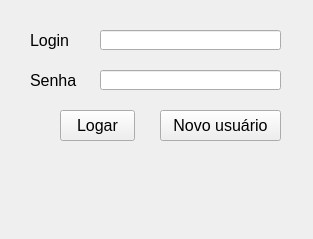
<?xml version="1.0" encoding="UTF-8"?>
<ui version="4.0">
 <class>login</class>
 <widget class="QMainWindow" name="login">
  <property name="geometry">
   <rect>
    <x>0</x>
    <y>0</y>
    <width>313</width>
    <height>239</height>
   </rect>
  </property>
  <property name="font">
   <font>
    <pointsize>12</pointsize>
   </font>
  </property>
  <property name="windowTitle">
   <string>Login</string>
  </property>
  <property name="windowIcon">
   <iconset>
    <normaloff>criar_conta_usuario.png</normaloff>criar_conta_usuario.png</iconset>
  </property>
  <widget class="QWidget" name="centralwidget">
   <widget class="QPushButton" name="btn_logar">
    <property name="geometry">
     <rect>
      <x>60</x>
      <y>110</y>
      <width>75</width>
      <height>31</height>
     </rect>
    </property>
    <property name="cursor">
     <cursorShape>PointingHandCursor</cursorShape>
    </property>
    <property name="text">
     <string>Logar</string>
    </property>
    <property name="icon">
     <iconset>
      <normaloff>criar_conta_usuario.png</normaloff>criar_conta_usuario.png</iconset>
    </property>
   </widget>
   <widget class="QLineEdit" name="lineEdit_senha">
    <property name="geometry">
     <rect>
      <x>100</x>
      <y>70</y>
      <width>181</width>
      <height>20</height>
     </rect>
    </property>
    <property name="echoMode">
     <enum>QLineEdit::Password</enum>
    </property>
    <property name="readOnly">
     <bool>false</bool>
    </property>
   </widget>
   <widget class="QLabel" name="login_lbl">
    <property name="geometry">
     <rect>
      <x>30</x>
      <y>30</y>
      <width>51</width>
      <height>21</height>
     </rect>
    </property>
    <property name="text">
     <string>Login</string>
    </property>
   </widget>
   <widget class="QLabel" name="senha_lbl">
    <property name="geometry">
     <rect>
      <x>30</x>
      <y>70</y>
      <width>51</width>
      <height>21</height>
     </rect>
    </property>
    <property name="text">
     <string>Senha</string>
    </property>
   </widget>
   <widget class="QLineEdit" name="lineEdit_login">
    <property name="geometry">
     <rect>
      <x>100</x>
      <y>30</y>
      <width>181</width>
      <height>20</height>
     </rect>
    </property>
   </widget>
   <widget class="QLabel" name="lbl_report">
    <property name="geometry">
     <rect>
      <x>20</x>
      <y>160</y>
      <width>261</width>
      <height>61</height>
     </rect>
    </property>
    <property name="font">
     <font>
      <pointsize>10</pointsize>
     </font>
    </property>
    <property name="text">
     <string/>
    </property>
   </widget>
   <widget class="QPushButton" name="pbn_new_user">
    <property name="geometry">
     <rect>
      <x>160</x>
      <y>110</y>
      <width>121</width>
      <height>31</height>
     </rect>
    </property>
    <property name="cursor">
     <cursorShape>PointingHandCursor</cursorShape>
    </property>
    <property name="text">
     <string>Novo usuário</string>
    </property>
    <property name="icon">
     <iconset>
      <normaloff>menu_cadastrar_op1.png</normaloff>menu_cadastrar_op1.png</iconset>
    </property>
   </widget>
  </widget>
 </widget>
 <resources/>
 <connections/>
</ui>
